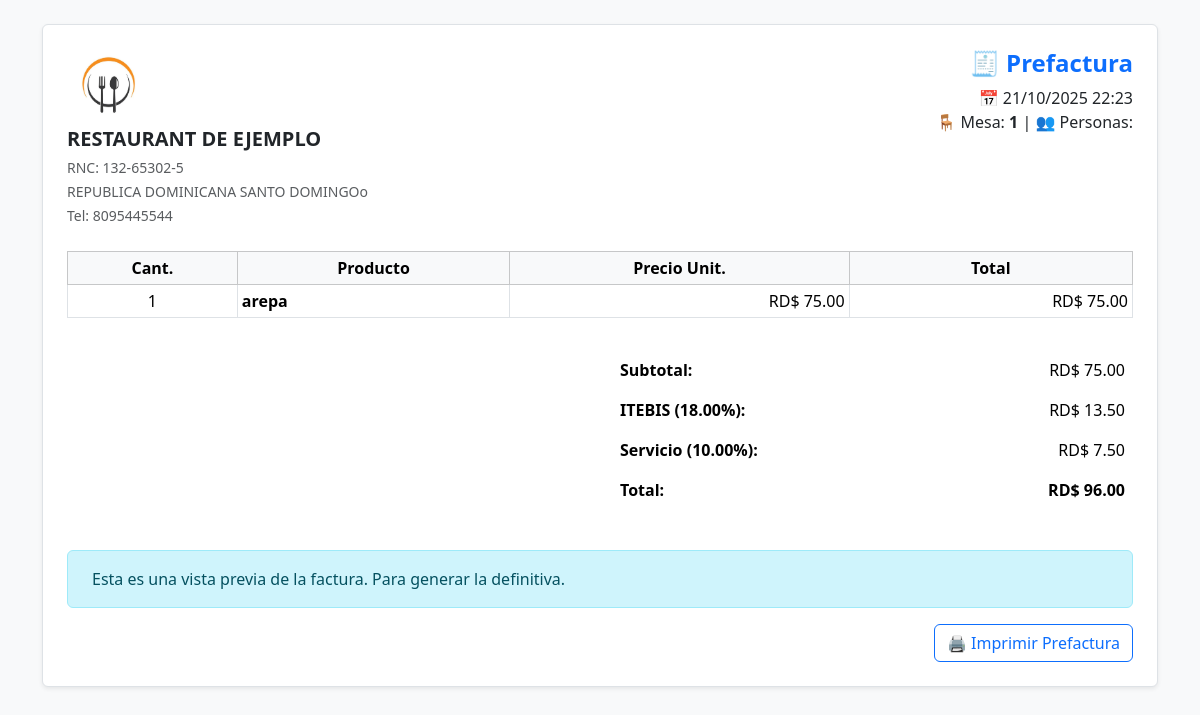
Screenshot of /factura/generar_prefactura.php?mesa=m001 (signed in) with the database file from the repository.
### tables this page shows
CREATE TABLE `rpos_configuracion` (
  `config_id` int(11) NOT NULL,
  `nombre_empresa` varchar(255) NOT NULL,
  `rnc` varchar(20) NOT NULL,
  `direccion` text NOT NULL,
  `telefono` varchar(20) NOT NULL,
  `logo` varchar(255) DEFAULT NULL,
  `itebis_porcentaje` decimal(5,2) NOT NULL DEFAULT 18.00,
  `servicio_porcentaje` decimal(5,2) NOT NULL DEFAULT 10.00
);

CREATE TABLE `rpos_mesas` (
  `mesa_id` varchar(200) NOT NULL,
  `numero_mesa` int(11) NOT NULL,
  `capacidad` int(11) NOT NULL,
  `ubicacion` varchar(200) NOT NULL,
  `estado` enum('Disponible','Ocupada','Reservada','Mantenimiento','En preparación','Listo para servir','Lista para facturar','Cerrada') NOT NULL DEFAULT 'Disponible',
  `created_at` timestamp(6) NOT NULL DEFAULT current_timestamp(6) ON UPDATE current_timestamp(6),
  `num_personas` int(11) DEFAULT NULL,
  `mesero_asignado` varchar(200) DEFAULT NULL,
  `notas` text DEFAULT NULL
);

CREATE TABLE `rpos_orders` (
  `order_id` varchar(200) NOT NULL,
  `order_code` varchar(200) NOT NULL,
  `customer_id` varchar(200) NOT NULL,
  `customer_name` varchar(200) NOT NULL,
  `customer_phone` varchar(20) DEFAULT NULL,
  `customer_address` text DEFAULT NULL,
  `prod_id` varchar(200) NOT NULL,
  `prod_name` varchar(200) NOT NULL,
  `prod_price` varchar(200) NOT NULL,
  `prod_qty` varchar(200) NOT NULL,
  `order_status` enum('Pendiente','En preparación','Listo','Entregado','Cancelado','Facturada') NOT NULL DEFAULT 'Pendiente',
  `created_at` timestamp(6) NOT NULL DEFAULT current_timestamp(6) ON UPDATE current_timestamp(6),
  `notas` text DEFAULT NULL,
  `mesa_id` varchar(50) DEFAULT NULL,
  `created_by` varchar(50) NOT NULL
);

### factura/generar_prefactura.php (the view, shortened to what this page needs)
<?php
include('../config/config.php');
$mesa_id = $_GET['mesa'];
$stmt = $mysqli->prepare("SELECT * FROM rpos_mesas WHERE mesa_id = ?");
$stmt->bind_param('s', $mesa_id);
$stmt->execute();
$mesa = $stmt->get_result()->fetch_object();
$stmt = $mysqli->prepare("
    SELECT o.*, p.prod_img, p.prod_desc
    FROM rpos_orders o
    JOIN rpos_products p ON o.prod_id = p.prod_id
    JOIN rpos_ordenes_mesas om ON o.order_id = om.order_id
    WHERE om.mesa_id = ? AND om.estado = 'Activa'
");
$stmt->bind_param('s', $mesa_id);
$stmt->execute();
$ordenes = $stmt->get_result();
$stmt = $mysqli->prepare("SELECT * FROM rpos_configuracion WHERE config_id = 1");
$stmt->execute();
$config = $stmt->get_result()->fetch_object();
$subtotal = 0;
$items = [];
while ($orden = $ordenes->fetch_object()) {
    $total_item = $orden->prod_price * $orden->prod_qty;
    $items[] = [
        'nombre' => $orden->prod_name,
        'cantidad' => $orden->prod_qty,
        'precio' => $orden->prod_price,
        'total' => $total_item,
        'notas' => $orden->notas
    ];
    $subtotal += $total_item;
}
$itebis = $subtotal * ($config->itebis_porcentaje / 100);
$servicio = $subtotal * ($config->servicio_porcentaje / 100);
$total = $subtotal + $itebis + $servicio;
?>
<!DOCTYPE html>
<html lang="es">
<head>
    <link href="https://cdn.jsdelivr.net/npm/bootstrap@5.3.2/dist/css/bootstrap.min.css" rel="stylesheet">
</head>
<body class="bg-light">
<div class="container my-4">
    <div class="prefactura-container p-4 border rounded shadow-sm bg-white">
        <div class="row mb-4">
            <div class="col-md-8">
                <?php if (!empty($config->logo)): ?>
                    <img src="<?= $config->logo ?>" alt="Logo" class="mb-2" style="height:70px;">
                <?php endif; ?>
                <h5 class="fw-bold mb-1"><?= $config->nombre_empresa ?></h5>
                <small class="text-muted">
                    RNC: <?= $config->rnc ?> <br>
                    <?= $config->direccion ?> <br>
                    Tel: <?= $config->telefono ?>
                </small>
            </div>
            <div class="col-md-4 text-end">
                <h4 class="text-primary fw-bold">🧾 Prefactura</h4>
                <p class="mb-0">📅 <?= date('d/m/Y H:i') ?></p>
                <p class="mb-0">🪑 Mesa: <strong><?= $mesa->numero_mesa ?></strong> | 👥 Personas: <?= $mesa->num_personas ?></p>
            </div>
        </div>
        <div class="table-responsive">
            <table class="table table-bordered table-sm align-middle">
                <thead class="table-light">
                    <tr class="text-center">
                        <th>Cant.</th>
                        <th>Producto</th>
                        <th>Precio Unit.</th>
                        <th>Total</th>
                    </tr>
                </thead>
                <tbody>
                    <?php foreach ($items as $item): ?>
                    <tr>
                        <td class="text-center"><?= $item['cantidad'] ?></td>
                        <td>
                            <strong><?= $item['nombre'] ?></strong>
                        </td>
                        <td class="text-end">RD$ <?= number_format($item['precio'], 2) ?></td>
                        <td class="text-end">RD$ <?= number_format($item['total'], 2) ?></td>
                    </tr>
                    <?php endforeach; ?>
                </tbody>
            </table>
        </div>
        <div class="row justify-content-end mt-3">
            <div class="col-md-6">
                <table class="table table-borderless">
                    <tr><th>Subtotal:</th><td class="text-end">RD$ <?= number_format($subtotal, 2) ?></td></tr>
                    <tr><th>ITEBIS (<?= $config->itebis_porcentaje ?>%):</th><td class="text-end">RD$ <?= number_format($itebis, 2) ?></td></tr>
                    <tr><th>Servicio (<?= $config->servicio_porcentaje ?>%):</th><td class="text-end">RD$ <?= number_format($servicio, 2) ?></td></tr>
                    <tr class="fw-bold text-primary"><th>Total:</th><td class="text-end">RD$ <?= number_format($total, 2) ?></td></tr>
                </table>
            </div>
        </div>
        <div class="alert alert-info mt-4">
            Esta es una vista previa de la factura. Para generar la definitiva.
        </div>
        <div class="text-end mt-3">
            <button class="btn btn-outline-primary btn-print" onclick="window.print()">
                🖨️ Imprimir Prefactura
            </button>
        </div>
    </div>
</div>
</body>
</html>

### factura/generar_prefactura.php (style rules this page uses)
.prefactura-container { font-family: 'Segoe UI', sans-serif; background: #fefefe; }
.table th, .table td { vertical-align: middle; }

### rows the page displays
rpos_configuracion: logo (picture), nombre_empresa "RESTAURANT DE EJEMPLO", rnc "132-65302-5", direccion "REPUBLICA DOMINICANA SANTO DOMINGOo", telefono "8095445544", itebis_porcentaje "18.00", itebis_porcentaje "13.50", servicio_porcentaje "10.00", servicio_porcentaje "7.50", total "96.00"
rpos_mesas: numero_mesa "1"
rpos_orders: prod_qty "1", prod_name "arepa", prod_price "75.00"

### other values shown
$subtotal "75.00"
